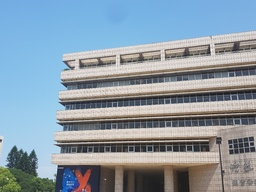
#> input picture test/m1.jpg, 256 x 192 px, shrunk from 1008 x 756 before the run, found by its file name
$ python HW2_image_stitching.py
#> lines starting #> are read from the running program, lines starting #| are printed output that depends on the picture
#!/usr/bin/python
# coding: utf-8
import os, sys
import cv2
import matplotlib.pyplot as plt
import numpy as np
import random
from tqdm.notebook import tqdm
from tqdm import trange
plt.rcParams['figure.figsize'] = [15, 15]

# Read image and convert them to gray!!
def read_image(path):
#> called with path = '/home/andrew/cv_hw2/test/m1.jpg'
    img = cv2.imread(path)
#> img is the input picture: shape (192, 256, 3); mean B, G, R 166.2, 153.6, 137.4
    img_gray= cv2.cvtColor(img, cv2.COLOR_RGB2GRAY)
    img_rgb = cv2.cvtColor(img, cv2.COLOR_BGR2RGB)
    return img_gray, img, img_rgb

left_gray, left_origin, left_rgb = read_image('/home/andrew/cv_hw2/test/m1.jpg')
right_gray, right_origin, right_rgb = read_image('/home/andrew/cv_hw2/test/m2.jpg')
#> call 2 of read_image, with path = '/home/andrew/cv_hw2/test/m2.jpg'
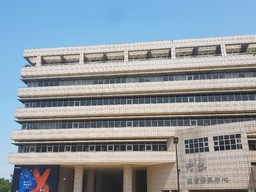
#> input picture test/m2.jpg, 256 x 192 px, shrunk from 1008 x 756 before the run, found by its file name
#> in read_image, img is the input picture: shape (192, 256, 3); mean B, G, R 160.6, 152.8, 142.7
#> in read_image (call 2), `img_gray= cv2.cvtColor(img, cv2.COLOR_RGB2GRAY)`:
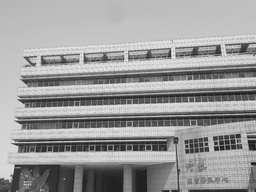
#> img_gray: shape (192, 256); min 17, max 248, mean 154

def SIFT(img):
    siftDetector= cv2.xfeatures2d.SIFT_create() # limit 1000 points
    #siftDetector= cv2.SIFT_create()  # depends on OpenCV version

    kp, des = siftDetector.detectAndCompute(img, None)
#> kp = 342 keypoints; strongest (x, y, size): (46, 170, 13.2), (122, 61, 3.6), (82, 65, 4.1), (208, 52, 3.5)
    return kp, des

def plot_sift(gray, rgb, kp):
    tmp = rgb.copy()
    img = cv2.drawKeypoints(gray, kp, tmp, flags=cv2.DRAW_MATCHES_FLAGS_DRAW_RICH_KEYPOINTS)
    return img

# Better result when using gray
kp_left, des_left = SIFT(left_gray)
#> kp_left has the same summary as kp in SIFT
kp_right, des_right = SIFT(right_gray)
#> in SIFT (call 2), `kp, des = siftDetector.detectAndCompute(img, None)`: kp = 423 keypoints; strongest (x, y, size): (216, 149, 3), (217, 51, 5.8), (252, 163, 2.2), (216, 143, 2.1)
#> kp_right has the same summary as kp in SIFT

kp_left_img = plot_sift(left_gray, left_rgb, kp_left)
kp_right_img = plot_sift(right_gray, right_rgb, kp_right)
total_kp = np.concatenate((kp_left_img, kp_right_img), axis=1)
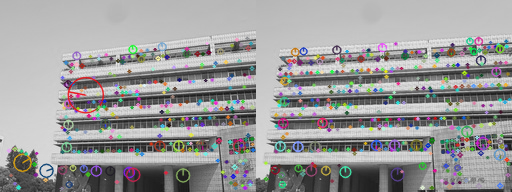
#> total_kp: shape (192, 512, 3); mean R, G, B 154.6, 154.3, 154.4
plt.imshow(total_kp)
print('successfully show total_kp')


def matcher(kp1, des1, img1, kp2, des2, img2, threshold):
    # BFMatcher with default params
#> called with threshold = 0.7
    bf = cv2.BFMatcher()
    matches = bf.knnMatch(des1,des2, k=2)
#> matches = 342 matches

    # Apply ratio test
    good = []
    for m,n in matches:
        if m.distance < threshold*n.distance:
            good.append([m])
#> after the loop, good = 124 matches

    matches = []
    for pair in good:
        matches.append(list(kp1[pair[0].queryIdx].pt + kp2[pair[0].trainIdx].pt))
#> this loop made 124 passes
#> after the loop, matches = 124 items, first 6: [60.6, 116.7, 19.72, 114.7], [61.85, 127, 20.1, 125.5], [62.04, 169.7, 18.74, 169.6], [62.24, 151.5, 19.83, 150.8], [62.24, 151.5, 23.18, 127.5], [63.2, 103.7, 22.49, 101.2]

    matches = np.array(matches)
#> matches = 124 rows, first 6: [60.6, 116.7, 19.72, 114.7], [61.85, 127, 20.1, 125.5], [62.04, 169.7, 18.74, 169.6], [62.24, 151.5, 19.83, 150.8], [62.24, 151.5, 23.18, 127.5], [63.2, 103.7, 22.49, 101.2]
    return matches

matches = matcher(kp_left, des_left, left_rgb, kp_right, des_right, right_rgb, 0.7)
print('succeesfully obtain matches')

def plot_matches(matches, total_img):
    match_img = total_img.copy()
    offset = total_img.shape[1]/2
    fig, ax = plt.subplots()
    ax.set_aspect('equal')
    ax.imshow(np.array(match_img).astype('uint8')) #　RGB is integer type

    ax.plot(matches[:, 0], matches[:, 1], 'xr')
    ax.plot(matches[:, 2] + offset, matches[:, 3], 'xr')

    ax.plot([matches[:, 0], matches[:, 2] + offset], [matches[:, 1], matches[:, 3]],
            'r', linewidth=0.5)

    plt.show()

total_img = np.concatenate((left_rgb, right_rgb), axis=1)
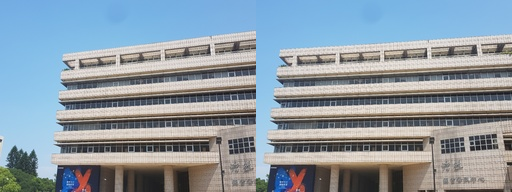
#> total_img: shape (192, 512, 3); mean R, G, B 140.1, 153.2, 163.4
plot_matches(matches, total_img) # Good mathces
print('successfully show plot matches')


def homography(pairs):
    rows = []
    for i in range(pairs.shape[0]):
        p1 = np.append(pairs[i][0:2], 1)
        p2 = np.append(pairs[i][2:4], 1)
        row1 = [0, 0, 0, p1[0], p1[1], p1[2], -p2[1]*p1[0], -p2[1]*p1[1], -p2[1]*p1[2]]
        row2 = [p1[0], p1[1], p1[2], 0, 0, 0, -p2[0]*p1[0], -p2[0]*p1[1], -p2[0]*p1[2]]
        rows.append(row1)
        rows.append(row2)
    rows = np.array(rows)
    U, s, V = np.linalg.svd(rows)
    H = V[-1].reshape(3, 3)
    H = H/H[2, 2] # standardize to let w*H[2,2] = 1
    return H

def random_point(matches, k=4):
    idx = random.sample(range(len(matches)), k)
    point = [matches[i] for i in idx ]
    return np.array(point)

def get_error(points, H):
    num_points = len(points)
    all_p1 = np.concatenate((points[:, 0:2], np.ones((num_points, 1))), axis=1)
    all_p2 = points[:, 2:4]
    estimate_p2 = np.zeros((num_points, 2))
    for i in range(num_points):
        temp = np.dot(H, all_p1[i])
        estimate_p2[i] = (temp/temp[2])[0:2] # set index 2 to 1 and slice the index 0, 1
    # Compute error
    errors = np.linalg.norm(all_p2 - estimate_p2 , axis=1) ** 2

    return errors

def ransac(matches, threshold, iters):
#> called with matches = array of shape (124, 4), threshold = 0.7, iters = 1000
    num_best_inliers = 0

    for i in range(iters):
        points = random_point(matches)
        H = homography(points)

        #  avoid dividing by zero
        if np.linalg.matrix_rank(H) < 3:
            continue

        errors = get_error(matches, H)
        idx = np.where(errors < threshold)[0]
        inliers = matches[idx]

        num_inliers = len(inliers)
        if num_inliers > num_best_inliers:
            best_inliers = inliers.copy()
            num_best_inliers = num_inliers
            best_H = H.copy()
#> this loop made 1000 passes
#> (num_inliers, num_best_inliers) on passes 1, 3, 7, 27, 37: (6, 6), (71, 71), (90, 90), (96, 96), (100, 100)
#> (num_inliers, num_best_inliers) on passes 68, 154: (102, 102), (103, 103)
#> after the loop, best_inliers = 103 rows, first 6: [60.6, 116.7, 19.72, 114.7], [61.85, 127, 20.1, 125.5], [62.04, 169.7, 18.74, 169.6], [62.24, 151.5, 19.83, 150.8], [63.2, 103.7, 22.49, 101.2], [63.83, 107.3, 22.9, 104.9]; num_best_inliers = 103

    print("inliers/matches: {}/{}".format(num_best_inliers, len(matches)))
#| inliers/matches: 103/124
    return best_inliers, best_H

inliers, H = ransac(matches, 0.7, 1000) #original 1000
#> inliers has the same summary as best_inliers in ransac; H = [[1.13, -0.0376, -44.08], [0.0855, 1.07, -11.71], [0.000565, -1.22e-05, 1]]

plot_matches(inliers, total_img) # show inliers matches
#> in plot_matches (call 2), `plt.show()`:
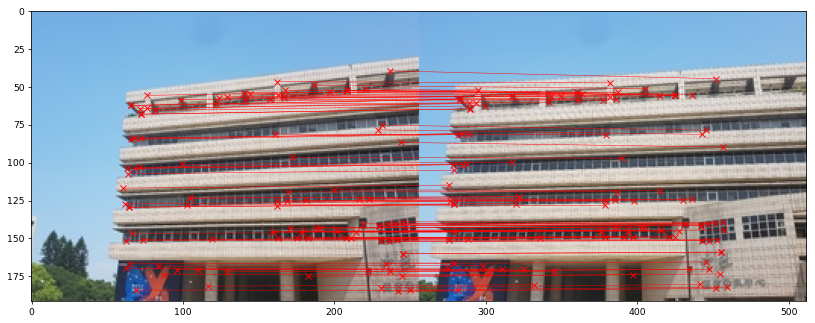
#> figure drawn by matplotlib, 1 panel
print('successfully show plot_matches')

def stitch_img(left, right, H):
    print("stiching image ...")

    # Convert to double and normalize. Avoid noise.
    left = cv2.normalize(left.astype('float'), None,0.0, 1.0, cv2.NORM_MINMAX)

    # Convert to double and normalize.
    right = cv2.normalize(right.astype('float'), None,0.0, 1.0, cv2.NORM_MINMAX)

    # left image
    height_l, width_l, channel_l = left.shape
#> height_l = 192; width_l = 256; channel_l = 3
    corners = [[0, 0, 1], [width_l, 0, 1], [width_l, height_l, 1], [0, height_l, 1]]
    corners_new = [np.dot(H, corner) for corner in corners]
#> corners_new = [[-44.08, -11.71, 1], [244.9, 10.18, 1.14], [237.7, 215.8, 1.14], [-51.3, 194, 0.998]]
    corners_new = np.array(corners_new).T
#> corners_new = [[-44.08, 244.9, 237.7, -51.3], [-11.71, 10.18, 215.8, 194], [1, 1.14, 1.14, 0.998]]
    x_news = corners_new[0] / corners_new[2]
#> x_news = [-44.08, 214, 208.1, -51.42]
    y_news = corners_new[1] / corners_new[2]
#> y_news = [-11.71, 8.89, 188.9, 194.4]
    y_min = min(y_news)
#> y_min = -11.71
    x_min = min(x_news)
#> x_min = -51.42

    translation_mat = np.array([[1, 0, -x_min], [0, 1, -y_min], [0, 0, 1]])
#> translation_mat = [[1, 0, 51.42], [0, 1, 11.71], [0, 0, 1]]
    H = np.dot(translation_mat, H)
#> H = [[1.16, -0.0382, 7.33], [0.0921, 1.07, 0], [0.000565, -1.22e-05, 1]]


    # Get height, width
    height_new = int(round(abs(y_min) + height_l))
#> height_new = 204
    width_new = int(round(abs(x_min) + width_l))
#> width_new = 307
    size = (width_new, height_new)
#> size = (307, 204)

    # right image
    warped_l = cv2.warpPerspective(src=left, M=H, dsize=size)

    height_r, width_r, channel_r = right.shape
#> height_r = 192; width_r = 256; channel_r = 3

    height_new = int(round(abs(y_min) + height_r))
    width_new = int(round(abs(x_min) + width_r))
    size = (width_new, height_new)


    warped_r = cv2.warpPerspective(src=right, M=translation_mat, dsize=size)
    black = np.zeros(3)  # Black pixel.


    # Stitching procedure, store results in warped_l.
    for i in trange(warped_r.shape[0]):
        for j in range(warped_r.shape[1]):
            pixel_l = warped_l[i, j, :] #3x1
            pixel_r = warped_r[i, j, :] #3x1

            #above can run and is ok
            #problem might be here
            if not np.array_equal(pixel_l, black) and np.array_equal(pixel_r, black): #check two vector is in the same dimension
                warped_l[i, j, :] = pixel_l
            elif np.array_equal(pixel_l, black) and not np.array_equal(pixel_r, black):
                warped_l[i, j, :] = pixel_r
            elif not np.array_equal(pixel_l, black) and not np.array_equal(pixel_r, black):
                warped_l[i, j, :] = (pixel_l + pixel_r) / 2
            else:
                pass
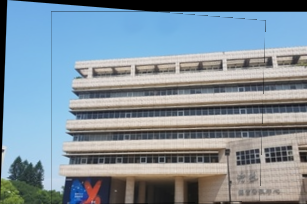
#> warped_l: shape (204, 307, 3) float64; mean of channels 0, 1, 2 0.614, 0.568, 0.507; drawn as B, G, R
    stitch_image = warped_l[:warped_r.shape[0], :warped_r.shape[1], :]


    return stitch_image

# show final result
plt.imshow(stitch_img(left_origin, right_origin, H))
plt.show()
print('successfully show stitch_image')

# save output image for multi-stitching
result_img = stitch_img(left_origin, right_origin, H)
plt.imsave('new_stitch12.jpg',result_img)
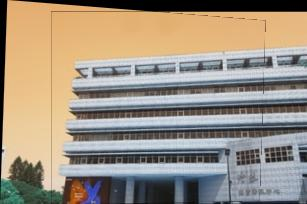
#> saved as new_stitch12.jpg: shape (204, 307, 3); mean R, G, B 156, 144.4, 129.1
